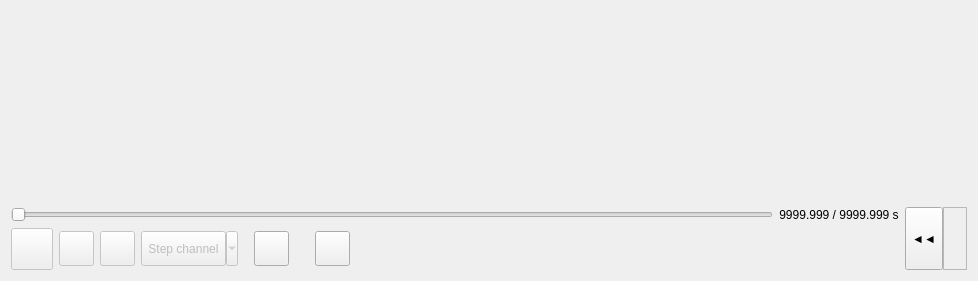
<?xml version="1.0" encoding="UTF-8"?>
<ui version="4.0">
 <class>PlayerControlsWidget</class>
 <widget class="QWidget" name="PlayerControlsWidget">
  <property name="geometry">
   <rect>
    <x>0</x>
    <y>0</y>
    <width>978</width>
    <height>281</height>
   </rect>
  </property>
  <property name="sizePolicy">
   <sizepolicy hsizetype="Maximum" vsizetype="Maximum">
    <horstretch>0</horstretch>
    <verstretch>0</verstretch>
   </sizepolicy>
  </property>
  <property name="windowTitle">
   <string>Widget</string>
  </property>
  <layout class="QVBoxLayout" name="verticalLayout">
   <item>
    <spacer name="verticalSpacer">
     <property name="orientation">
      <enum>Qt::Vertical</enum>
     </property>
     <property name="sizeHint" stdset="0">
      <size>
       <width>0</width>
       <height>0</height>
      </size>
     </property>
    </spacer>
   </item>
   <item>
    <layout class="QHBoxLayout" name="horizontalLayout">
     <item>
      <layout class="QGridLayout" name="gridLayout">
       <item row="0" column="1">
        <widget class="PlayerTimeSlider" name="position_slider">
         <property name="enabled">
          <bool>false</bool>
         </property>
         <property name="tracking">
          <bool>false</bool>
         </property>
         <property name="orientation">
          <enum>Qt::Horizontal</enum>
         </property>
        </widget>
       </item>
       <item row="0" column="2">
        <widget class="QLabel" name="position_label">
         <property name="minimumSize">
          <size>
           <width>0</width>
           <height>0</height>
          </size>
         </property>
         <property name="text">
          <string>9999.999 / 9999.999 s</string>
         </property>
         <property name="alignment">
          <set>Qt::AlignCenter</set>
         </property>
        </widget>
       </item>
       <item row="1" column="1" colspan="2">
        <layout class="QHBoxLayout" name="buttons_layout">
         <item>
          <widget class="QPushButton" name="play_pause_button">
           <property name="enabled">
            <bool>false</bool>
           </property>
           <property name="sizePolicy">
            <sizepolicy hsizetype="Expanding" vsizetype="Fixed">
             <horstretch>0</horstretch>
             <verstretch>0</verstretch>
            </sizepolicy>
           </property>
           <property name="minimumSize">
            <size>
             <width>16</width>
             <height>42</height>
            </size>
           </property>
           <property name="maximumSize">
            <size>
             <width>42</width>
             <height>42</height>
            </size>
           </property>
           <property name="toolTip">
            <string>Play</string>
           </property>
           <property name="text">
            <string/>
           </property>
           <property name="icon">
            <iconset resource="../../../../../iconset/ecalicons.qrc">
             <normaloff>:/ecalicons/START</normaloff>:/ecalicons/START</iconset>
           </property>
           <property name="iconSize">
            <size>
             <width>30</width>
             <height>30</height>
            </size>
           </property>
          </widget>
         </item>
         <item>
          <widget class="QPushButton" name="stop_button">
           <property name="enabled">
            <bool>false</bool>
           </property>
           <property name="sizePolicy">
            <sizepolicy hsizetype="Expanding" vsizetype="Fixed">
             <horstretch>0</horstretch>
             <verstretch>0</verstretch>
            </sizepolicy>
           </property>
           <property name="minimumSize">
            <size>
             <width>16</width>
             <height>35</height>
            </size>
           </property>
           <property name="maximumSize">
            <size>
             <width>35</width>
             <height>35</height>
            </size>
           </property>
           <property name="toolTip">
            <string>Stop</string>
           </property>
           <property name="text">
            <string/>
           </property>
           <property name="icon">
            <iconset resource="../../../../../iconset/ecalicons.qrc">
             <normaloff>:/ecalicons/STOP</normaloff>:/ecalicons/STOP</iconset>
           </property>
           <property name="iconSize">
            <size>
             <width>20</width>
             <height>20</height>
            </size>
           </property>
          </widget>
         </item>
         <item>
          <widget class="QPushButton" name="step_forward_button">
           <property name="enabled">
            <bool>false</bool>
           </property>
           <property name="sizePolicy">
            <sizepolicy hsizetype="Expanding" vsizetype="Fixed">
             <horstretch>0</horstretch>
             <verstretch>0</verstretch>
            </sizepolicy>
           </property>
           <property name="minimumSize">
            <size>
             <width>16</width>
             <height>35</height>
            </size>
           </property>
           <property name="maximumSize">
            <size>
             <width>35</width>
             <height>35</height>
            </size>
           </property>
           <property name="toolTip">
            <string>Step 1 frame</string>
           </property>
           <property name="text">
            <string/>
           </property>
           <property name="icon">
            <iconset resource="../../../../../iconset/ecalicons.qrc">
             <normaloff>:/ecalicons/PLAY_NEXT</normaloff>:/ecalicons/PLAY_NEXT</iconset>
           </property>
           <property name="iconSize">
            <size>
             <width>25</width>
             <height>25</height>
            </size>
           </property>
          </widget>
         </item>
         <item>
          <widget class="QListMenuToolButton" name="step_channel_toolbutton">
           <property name="enabled">
            <bool>false</bool>
           </property>
           <property name="minimumSize">
            <size>
             <width>40</width>
             <height>35</height>
            </size>
           </property>
           <property name="maximumSize">
            <size>
             <width>16777215</width>
             <height>35</height>
            </size>
           </property>
           <property name="toolTip">
            <string>Step selected channel</string>
           </property>
           <property name="text">
            <string>Step channel</string>
           </property>
           <property name="icon">
            <iconset resource="../../../../../iconset/ecalicons.qrc">
             <normaloff>:/ecalicons/FORWARD_TO</normaloff>:/ecalicons/FORWARD_TO</iconset>
           </property>
           <property name="iconSize">
            <size>
             <width>25</width>
             <height>25</height>
            </size>
           </property>
           <property name="popupMode">
            <enum>QToolButton::MenuButtonPopup</enum>
           </property>
           <property name="toolButtonStyle">
            <enum>Qt::ToolButtonTextBesideIcon</enum>
           </property>
          </widget>
         </item>
         <item>
          <spacer name="horizontalSpacer_4">
           <property name="orientation">
            <enum>Qt::Horizontal</enum>
           </property>
           <property name="sizeType">
            <enum>QSizePolicy::Maximum</enum>
           </property>
           <property name="sizeHint" stdset="0">
            <size>
             <width>10</width>
             <height>0</height>
            </size>
           </property>
          </spacer>
         </item>
         <item>
          <widget class="QPushButton" name="repeat_button">
           <property name="sizePolicy">
            <sizepolicy hsizetype="Expanding" vsizetype="Fixed">
             <horstretch>0</horstretch>
             <verstretch>0</verstretch>
            </sizepolicy>
           </property>
           <property name="minimumSize">
            <size>
             <width>16</width>
             <height>35</height>
            </size>
           </property>
           <property name="maximumSize">
            <size>
             <width>35</width>
             <height>35</height>
            </size>
           </property>
           <property name="toolTip">
            <string>Repeat</string>
           </property>
           <property name="text">
            <string/>
           </property>
           <property name="icon">
            <iconset resource="../../../../../iconset/ecalicons.qrc">
             <normaloff>:/ecalicons/REPEAT</normaloff>:/ecalicons/REPEAT</iconset>
           </property>
           <property name="iconSize">
            <size>
             <width>25</width>
             <height>25</height>
            </size>
           </property>
           <property name="checkable">
            <bool>true</bool>
           </property>
          </widget>
         </item>
         <item>
          <spacer name="horizontalSpacer_3">
           <property name="orientation">
            <enum>Qt::Horizontal</enum>
           </property>
           <property name="sizeType">
            <enum>QSizePolicy::Maximum</enum>
           </property>
           <property name="sizeHint" stdset="0">
            <size>
             <width>10</width>
             <height>0</height>
            </size>
           </property>
          </spacer>
         </item>
         <item>
          <spacer name="horizontalSpacer">
           <property name="orientation">
            <enum>Qt::Horizontal</enum>
           </property>
           <property name="sizeType">
            <enum>QSizePolicy::Maximum</enum>
           </property>
           <property name="sizeHint" stdset="0">
            <size>
             <width>10</width>
             <height>0</height>
            </size>
           </property>
          </spacer>
         </item>
         <item>
          <widget class="QPushButton" name="open_button">
           <property name="sizePolicy">
            <sizepolicy hsizetype="Expanding" vsizetype="Fixed">
             <horstretch>0</horstretch>
             <verstretch>0</verstretch>
            </sizepolicy>
           </property>
           <property name="minimumSize">
            <size>
             <width>16</width>
             <height>35</height>
            </size>
           </property>
           <property name="maximumSize">
            <size>
             <width>35</width>
             <height>35</height>
            </size>
           </property>
           <property name="toolTip">
            <string>Open measurement...</string>
           </property>
           <property name="icon">
            <iconset resource="../../../../../iconset/ecalicons.qrc">
             <normaloff>:/ecalicons/OPEN</normaloff>:/ecalicons/OPEN</iconset>
           </property>
           <property name="iconSize">
            <size>
             <width>25</width>
             <height>25</height>
            </size>
           </property>
          </widget>
         </item>
         <item>
          <spacer name="horizontalSpacer_2">
           <property name="orientation">
            <enum>Qt::Horizontal</enum>
           </property>
           <property name="sizeHint" stdset="0">
            <size>
             <width>0</width>
             <height>0</height>
            </size>
           </property>
          </spacer>
         </item>
        </layout>
       </item>
      </layout>
     </item>
     <item>
      <layout class="QHBoxLayout" name="horizontalLayout_3">
       <property name="spacing">
        <number>0</number>
       </property>
       <item>
        <widget class="QToolButton" name="view_settings_button">
         <property name="sizePolicy">
          <sizepolicy hsizetype="Minimum" vsizetype="Minimum">
           <horstretch>0</horstretch>
           <verstretch>0</verstretch>
          </sizepolicy>
         </property>
         <property name="toolTip">
          <string>Show settings</string>
         </property>
         <property name="styleSheet">
          <string notr="true"/>
         </property>
         <property name="text">
          <string>◄◄</string>
         </property>
         <property name="icon">
          <iconset resource="../../../../../iconset/ecalicons.qrc">
           <normaloff>:/ecalicons/SETTINGS</normaloff>:/ecalicons/SETTINGS</iconset>
         </property>
         <property name="iconSize">
          <size>
           <width>25</width>
           <height>25</height>
          </size>
         </property>
         <property name="toolButtonStyle">
          <enum>Qt::ToolButtonTextUnderIcon</enum>
         </property>
        </widget>
       </item>
       <item>
        <widget class="QFrame" name="settings_frame">
         <property name="frameShape">
          <enum>QFrame::StyledPanel</enum>
         </property>
         <layout class="QHBoxLayout" name="settings_frame_layout"/>
        </widget>
       </item>
      </layout>
     </item>
    </layout>
   </item>
  </layout>
 </widget>
 <layoutdefault spacing="6" margin="11"/>
 <customwidgets>
  <customwidget>
   <class>QListMenuToolButton</class>
   <extends>QToolButton</extends>
   <header>CustomQt/QListMenuToolButton.h</header>
  </customwidget>
  <customwidget>
   <class>PlayerTimeSlider</class>
   <extends>QSlider</extends>
   <header>widgets/player_controls_widget/player_time_slider.h</header>
  </customwidget>
 </customwidgets>
 <resources>
  <include location="../../../../../iconset/ecalicons.qrc"/>
 </resources>
 <connections/>
</ui>
